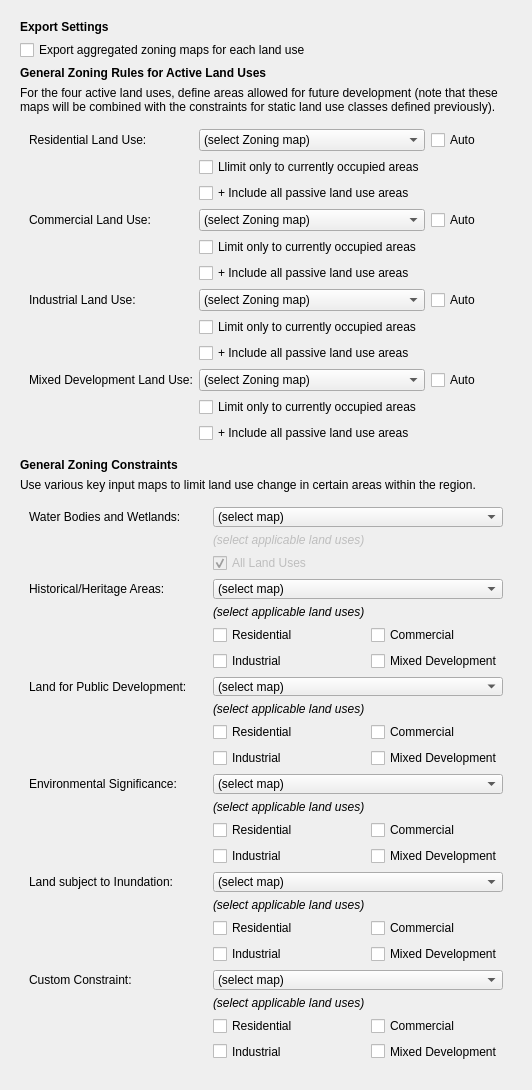
                <widget class="QWidget" name="inputs_contents_2">
                 <property name="geometry">
                  <rect>
                   <x>0</x>
                   <y>0</y>
                   <width>484</width>
                   <height>1008</height>
                  </rect>
                 </property>
                 <layout class="QVBoxLayout" name="verticalLayout_13">
                  <item>
                   <layout class="QVBoxLayout" name="verticalLayout_27">
                    <property name="leftMargin">
                     <number>9</number>
                    </property>
                    <property name="topMargin">
                     <number>9</number>
                    </property>
                    <property name="rightMargin">
                     <number>9</number>
                    </property>
                    <property name="bottomMargin">
                     <number>9</number>
                    </property>
                    <item>
                     <widget class="QLabel" name="zoning_general_title">
                      <property name="text">
                       <string>&lt;html&gt;&lt;head/&gt;&lt;body&gt;&lt;p&gt;&lt;span style=&quot; font-weight:600;&quot;&gt;Export Settings&lt;/span&gt;&lt;/p&gt;&lt;/body&gt;&lt;/html&gt;</string>
                      </property>
                     </widget>
                    </item>
                    <item>
                     <widget class="QCheckBox" name="zoning_export">
                      <property name="text">
                       <string>Export aggregated zoning maps for each land use</string>
                      </property>
                     </widget>
                    </item>
                    <item>
                     <widget class="QLabel" name="zoning_rules_title">
                      <property name="text">
                       <string>&lt;html&gt;&lt;head/&gt;&lt;body&gt;&lt;p&gt;&lt;span style=&quot; font-weight:600;&quot;&gt;General Zoning Rules for Active Land Uses&lt;/span&gt;&lt;/p&gt;&lt;/body&gt;&lt;/html&gt;</string>
                      </property>
                     </widget>
                    </item>
                    <item>
                     <widget class="QLabel" name="zoning_rules_lbl">
                      <property name="text">
                       <string>For the four active land uses, define areas allowed for future development (note that these maps will be combined with the constraints for static land use classes defined previously).</string>
                      </property>
                      <property name="wordWrap">
                       <bool>true</bool>
                      </property>
                     </widget>
                    </item>
                    <item>
                     <widget class="QWidget" name="zoning_rules_widget" native="true">
                      <layout class="QGridLayout" name="gridLayout_10">
                       <item row="4" column="2">
                        <widget class="QCheckBox" name="zoning_rules_comauto">
                         <property name="text">
                          <string>Auto</string>
                         </property>
                        </widget>
                       </item>
                       <item row="0" column="0">
                        <widget class="QLabel" name="zoning_rules_lbl2">
                         <property name="text">
                          <string>Residential Land Use:</string>
                         </property>
                        </widget>
                       </item>
                       <item row="10" column="2">
                        <widget class="QCheckBox" name="zoning_rules_officesauto">
                         <property name="text">
                          <string>Auto</string>
                         </property>
                        </widget>
                       </item>
                       <item row="6" column="1">
                        <widget class="QCheckBox" name="zoning_rules_compassive">
                         <property name="text">
                          <string>+ Include all passive land use areas</string>
                         </property>
                        </widget>
                       </item>
                       <item row="3" column="1">
                        <widget class="QCheckBox" name="zoning_rules_respassive">
                         <property name="text">
                          <string>+ Include all passive land use areas</string>
                         </property>
                        </widget>
                       </item>
                       <item row="9" column="1">
                        <widget class="QCheckBox" name="zoning_rules_indpassive">
                         <property name="text">
                          <string>+ Include all passive land use areas</string>
                         </property>
                        </widget>
                       </item>
                       <item row="7" column="2">
                        <widget class="QCheckBox" name="zoning_rules_indauto">
                         <property name="text">
                          <string>Auto</string>
                         </property>
                        </widget>
                       </item>
                       <item row="5" column="1">
                        <widget class="QCheckBox" name="zoning_rules_comlimit">
                         <property name="text">
                          <string>Limit only to currently occupied areas</string>
                         </property>
                        </widget>
                       </item>
                       <item row="11" column="1">
                        <widget class="QCheckBox" name="zoning_rules_officeslimit">
                         <property name="text">
                          <string>Limit only to currently occupied areas</string>
                         </property>
                        </widget>
                       </item>
                       <item row="2" column="1">
                        <widget class="QCheckBox" name="zoning_rules_reslimit">
                         <property name="text">
                          <string>Llimit only to currently occupied areas</string>
                         </property>
                        </widget>
                       </item>
                       <item row="8" column="1">
                        <widget class="QCheckBox" name="zoning_rules_indlimit">
                         <property name="text">
                          <string>Limit only to currently occupied areas</string>
                         </property>
                        </widget>
                       </item>
                       <item row="7" column="0">
                        <widget class="QLabel" name="zoning_rules_lbl4">
                         <property name="text">
                          <string>Industrial Land Use:</string>
                         </property>
                        </widget>
                       </item>
                       <item row="4" column="1">
                        <widget class="QComboBox" name="zoning_rules_comcombo">
                         <item>
                          <property name="text">
                           <string>(select Zoning map)</string>
                          </property>
                         </item>
                        </widget>
                       </item>
                       <item row="0" column="2">
                        <widget class="QCheckBox" name="zoning_rules_resauto">
                         <property name="text">
                          <string>Auto</string>
                         </property>
                        </widget>
                       </item>
                       <item row="10" column="1">
                        <widget class="QComboBox" name="zoning_rules_officescombo">
                         <item>
                          <property name="text">
                           <string>(select Zoning map)</string>
                          </property>
                         </item>
                        </widget>
                       </item>
                       <item row="7" column="1">
                        <widget class="QComboBox" name="zoning_rules_indcombo">
                         <item>
                          <property name="text">
                           <string>(select Zoning map)</string>
                          </property>
                         </item>
                        </widget>
                       </item>
                       <item row="12" column="1">
                        <widget class="QCheckBox" name="zoning_rules_officespassive">
                         <property name="text">
                          <string>+ Include all passive land use areas</string>
                         </property>
                        </widget>
                       </item>
                       <item row="4" column="0">
                        <widget class="QLabel" name="zoning_rules_lbl3">
                         <property name="text">
                          <string>Commercial Land Use:</string>
                         </property>
                        </widget>
                       </item>
                       <item row="10" column="0">
                        <widget class="QLabel" name="zoning_rules_lbl5">
                         <property name="text">
                          <string>Mixed Development Land Use:</string>
                         </property>
                        </widget>
                       </item>
                       <item row="0" column="1">
                        <widget class="QComboBox" name="zoning_rules_rescombo">
                         <item>
                          <property name="text">
                           <string>(select Zoning map)</string>
                          </property>
                         </item>
                        </widget>
                       </item>
                      </layout>
                     </widget>
                    </item>
                    <item>
                     <widget class="QLabel" name="zoning_constraints_title">
                      <property name="text">
                       <string>&lt;html&gt;&lt;head/&gt;&lt;body&gt;&lt;p&gt;&lt;span style=&quot; font-weight:600;&quot;&gt;General Zoning Constraints&lt;/span&gt;&lt;/p&gt;&lt;/body&gt;&lt;/html&gt;</string>
                      </property>
                     </widget>
                    </item>
                    <item>
                     <widget class="QLabel" name="zoning_constraints_lbl">
                      <property name="text">
                       <string>Use various key input maps to limit land use change in certain areas within the region.</string>
                      </property>
                      <property name="wordWrap">
                       <bool>true</bool>
                      </property>
                     </widget>
                    </item>
                    <item>
                     <widget class="QWidget" name="zoning_constraints_widget" native="true">
                      <layout class="QGridLayout" name="gridLayout_19">
                       <item row="0" column="1">
                        <spacer name="horizontalSpacer_44">
                         <property name="orientation">
                          <enum>Qt::Horizontal</enum>
                         </property>
                         <property name="sizeType">
                          <enum>QSizePolicy::Fixed</enum>
                         </property>
                         <property name="sizeHint" stdset="0">
                          <size>
                           <width>20</width>
                           <height>20</height>
                          </size>
                         </property>
                        </spacer>
                       </item>
                       <item row="0" column="2" colspan="2">
                        <widget class="QComboBox" name="zoning_constraints_water_combo">
                         <item>
                          <property name="text">
                           <string>(select map)</string>
                          </property>
                         </item>
                        </widget>
                       </item>
                       <item row="0" column="0">
                        <widget class="QLabel" name="zoning_constraints_water">
                         <property name="text">
                          <string>Water Bodies and Wetlands:</string>
                         </property>
                        </widget>
                       </item>
                       <item row="1" column="2">
                        <widget class="QLabel" name="zoning_waterbodies_lbl">
                         <property name="enabled">
                          <bool>false</bool>
                         </property>
                         <property name="text">
                          <string>&lt;html&gt;&lt;head/&gt;&lt;body&gt;&lt;p&gt;&lt;span style=&quot; font-style:italic;&quot;&gt;(select applicable land uses)&lt;/span&gt;&lt;/p&gt;&lt;/body&gt;&lt;/html&gt;</string>
                         </property>
                        </widget>
                       </item>
                       <item row="24" column="3">
                        <widget class="QCheckBox" name="zoning_constraints_custom_com">
                         <property name="text">
                          <string>Commercial</string>
                         </property>
                        </widget>
                       </item>
                       <item row="12" column="2" colspan="2">
                        <widget class="QComboBox" name="zoning_constraints_enviro_combo">
                         <item>
                          <property name="text">
                           <string>(select map)</string>
                          </property>
                         </item>
                        </widget>
                       </item>
                       <item row="25" column="2">
                        <widget class="QCheckBox" name="zoning_constraints_custom_ind">
                         <property name="text">
                          <string>Industrial</string>
                         </property>
                        </widget>
                       </item>
                       <item row="18" column="0">
                        <widget class="QLabel" name="zoning_constraints_flood">
                         <property name="text">
                          <string>Land subject to Inundation:</string>
                         </property>
                        </widget>
                       </item>
                       <item row="25" column="3">
                        <widget class="QCheckBox" name="zoning_constraints_custom_orc">
                         <property name="text">
                          <string>Mixed Development</string>
                         </property>
                        </widget>
                       </item>
                       <item row="18" column="1">
                        <spacer name="horizontalSpacer_47">
                         <property name="orientation">
                          <enum>Qt::Horizontal</enum>
                         </property>
                         <property name="sizeType">
                          <enum>QSizePolicy::Fixed</enum>
                         </property>
                         <property name="sizeHint" stdset="0">
                          <size>
                           <width>20</width>
                           <height>20</height>
                          </size>
                         </property>
                        </spacer>
                       </item>
                       <item row="14" column="2">
                        <widget class="QCheckBox" name="zoning_constraints_enviro_res">
                         <property name="text">
                          <string>Residential</string>
                         </property>
                        </widget>
                       </item>
                       <item row="18" column="2" colspan="2">
                        <widget class="QComboBox" name="zoning_constraints_flood_combo">
                         <item>
                          <property name="text">
                           <string>(select map)</string>
                          </property>
                         </item>
                        </widget>
                       </item>
                       <item row="14" column="3">
                        <widget class="QCheckBox" name="zoning_constraints_enviro_com">
                         <property name="text">
                          <string>Commercial</string>
                         </property>
                        </widget>
                       </item>
                       <item row="15" column="3">
                        <widget class="QCheckBox" name="zoning_constraints_enviro_orc">
                         <property name="text">
                          <string>Mixed Development</string>
                         </property>
                        </widget>
                       </item>
                       <item row="22" column="0">
                        <widget class="QLabel" name="zoning_constraints_custom">
                         <property name="text">
                          <string>Custom Constraint:</string>
                         </property>
                        </widget>
                       </item>
                       <item row="20" column="2">
                        <widget class="QCheckBox" name="zoning_constraints_flood_res">
                         <property name="text">
                          <string>Residential</string>
                         </property>
                        </widget>
                       </item>
                       <item row="22" column="1">
                        <spacer name="horizontalSpacer_48">
                         <property name="orientation">
                          <enum>Qt::Horizontal</enum>
                         </property>
                         <property name="sizeType">
                          <enum>QSizePolicy::Fixed</enum>
                         </property>
                         <property name="sizeHint" stdset="0">
                          <size>
                           <width>20</width>
                           <height>20</height>
                          </size>
                         </property>
                        </spacer>
                       </item>
                       <item row="20" column="3">
                        <widget class="QCheckBox" name="zoning_constraints_flood_com">
                         <property name="text">
                          <string>Commercial</string>
                         </property>
                        </widget>
                       </item>
                       <item row="13" column="2">
                        <widget class="QLabel" name="zoning_constraints_enviro_lbl">
                         <property name="text">
                          <string>&lt;html&gt;&lt;head/&gt;&lt;body&gt;&lt;p&gt;&lt;span style=&quot; font-style:italic;&quot;&gt;(select applicable land uses)&lt;/span&gt;&lt;/p&gt;&lt;/body&gt;&lt;/html&gt;</string>
                         </property>
                        </widget>
                       </item>
                       <item row="15" column="2">
                        <widget class="QCheckBox" name="zoning_constraints_enviro_ind">
                         <property name="text">
                          <string>Industrial</string>
                         </property>
                        </widget>
                       </item>
                       <item row="22" column="2" colspan="2">
                        <widget class="QComboBox" name="zoning_constraints_custom_combo">
                         <item>
                          <property name="text">
                           <string>(select map)</string>
                          </property>
                         </item>
                        </widget>
                       </item>
                       <item row="21" column="2">
                        <widget class="QCheckBox" name="zoning_constraints_flood_ind">
                         <property name="text">
                          <string>Industrial</string>
                         </property>
                        </widget>
                       </item>
                       <item row="3" column="1">
                        <spacer name="horizontalSpacer_45">
                         <property name="orientation">
                          <enum>Qt::Horizontal</enum>
                         </property>
                         <property name="sizeType">
                          <enum>QSizePolicy::Fixed</enum>
                         </property>
                         <property name="sizeHint" stdset="0">
                          <size>
                           <width>20</width>
                           <height>20</height>
                          </size>
                         </property>
                        </spacer>
                       </item>
                       <item row="19" column="2">
                        <widget class="QLabel" name="zoning_constraints_flood_lbl">
                         <property name="text">
                          <string>&lt;html&gt;&lt;head/&gt;&lt;body&gt;&lt;p&gt;&lt;span style=&quot; font-style:italic;&quot;&gt;(select applicable land uses)&lt;/span&gt;&lt;/p&gt;&lt;/body&gt;&lt;/html&gt;</string>
                         </property>
                        </widget>
                       </item>
                       <item row="21" column="3">
                        <widget class="QCheckBox" name="zoning_constraints_flood_orc">
                         <property name="text">
                          <string>Mixed Development</string>
                         </property>
                        </widget>
                       </item>
                       <item row="23" column="2">
                        <widget class="QLabel" name="zoning_constraints_custom_lbl">
                         <property name="text">
                          <string>&lt;html&gt;&lt;head/&gt;&lt;body&gt;&lt;p&gt;&lt;span style=&quot; font-style:italic;&quot;&gt;(select applicable land uses)&lt;/span&gt;&lt;/p&gt;&lt;/body&gt;&lt;/html&gt;</string>
                         </property>
                        </widget>
                       </item>
                       <item row="12" column="0">
                        <widget class="QLabel" name="zoning_constraints_enviro">
                         <property name="text">
                          <string>Environmental Significance:</string>
                         </property>
                        </widget>
                       </item>
                       <item row="24" column="2">
                        <widget class="QCheckBox" name="zoning_constraints_custom_res">
                         <property name="text">
                          <string>Residential</string>
                         </property>
                        </widget>
                       </item>
                       <item row="12" column="1">
                        <spacer name="horizontalSpacer_46">
                         <property name="orientation">
                          <enum>Qt::Horizontal</enum>
                         </property>
                         <property name="sizeType">
                          <enum>QSizePolicy::Fixed</enum>
                         </property>
                         <property name="sizeHint" stdset="0">
                          <size>
                           <width>20</width>
                           <height>20</height>
                          </size>
                         </property>
                        </spacer>
                       </item>
                       <item row="3" column="0">
                        <widget class="QLabel" name="zoning_constraints_heritage">
                         <property name="text">
                          <string>Historical/Heritage Areas:</string>
                         </property>
                        </widget>
                       </item>
                       <item row="3" column="2" colspan="2">
                        <widget class="QComboBox" name="zoning_constraints_heritage_combo">
                         <item>
                          <property name="text">
                           <string>(select map)</string>
                          </property>
                         </item>
                        </widget>
                       </item>
                       <item row="7" column="3">
                        <widget class="QCheckBox" name="zoning_constraints_heritage_orc">
                         <property name="text">
                          <string>Mixed Development</string>
                         </property>
                        </widget>
                       </item>
                       <item row="8" column="0">
                        <widget class="QLabel" name="zoning_constraints_public">
                         <property name="text">
                          <string>Land for Public Development:</string>
                         </property>
                        </widget>
                       </item>
                       <item row="9" column="2">
                        <widget class="QLabel" name="zoning_constraints_public_lbl">
                         <property name="text">
                          <string>&lt;html&gt;&lt;head/&gt;&lt;body&gt;&lt;p&gt;&lt;span style=&quot; font-style:italic;&quot;&gt;(select applicable land uses)&lt;/span&gt;&lt;/p&gt;&lt;/body&gt;&lt;/html&gt;</string>
                         </property>
                        </widget>
                       </item>
                       <item row="8" column="1">
                        <spacer name="horizontalSpacer_49">
                         <property name="orientation">
                          <enum>Qt::Horizontal</enum>
                         </property>
                         <property name="sizeType">
                          <enum>QSizePolicy::Fixed</enum>
                         </property>
                         <property name="sizeHint" stdset="0">
                          <size>
                           <width>20</width>
                           <height>20</height>
                          </size>
                         </property>
                        </spacer>
                       </item>
                       <item row="5" column="2">
                        <widget class="QLabel" name="zoning_constraints_heritage_lbl">
                         <property name="text">
                          <string>&lt;html&gt;&lt;head/&gt;&lt;body&gt;&lt;p&gt;&lt;span style=&quot; font-style:italic;&quot;&gt;(select applicable land uses)&lt;/span&gt;&lt;/p&gt;&lt;/body&gt;&lt;/html&gt;</string>
                         </property>
                        </widget>
                       </item>
                       <item row="8" column="2" colspan="2">
                        <widget class="QComboBox" name="zoning_constraints_public_combo">
                         <item>
                          <property name="text">
                           <string>(select map)</string>
                          </property>
                         </item>
                        </widget>
                       </item>
                       <item row="10" column="2">
                        <widget class="QCheckBox" name="zoning_constraints_public_res">
                         <property name="text">
                          <string>Residential</string>
                         </property>
                        </widget>
                       </item>
                       <item row="6" column="2">
                        <widget class="QCheckBox" name="zoning_constraints_heritage_res">
                         <property name="text">
                          <string>Residential</string>
                         </property>
                        </widget>
                       </item>
                       <item row="6" column="3">
                        <widget class="QCheckBox" name="zoning_constraints_heritage_com">
                         <property name="text">
                          <string>Commercial</string>
                         </property>
                        </widget>
                       </item>
                       <item row="10" column="3">
                        <widget class="QCheckBox" name="zoning_constraints_public_com">
                         <property name="text">
                          <string>Commercial</string>
                         </property>
                        </widget>
                       </item>
                       <item row="7" column="2">
                        <widget class="QCheckBox" name="zoning_constraints_heritage_ind">
                         <property name="text">
                          <string>Industrial</string>
                         </property>
                        </widget>
                       </item>
                       <item row="2" column="2">
                        <widget class="QCheckBox" name="zoning_waterbodies_check">
                         <property name="enabled">
                          <bool>false</bool>
                         </property>
                         <property name="text">
                          <string>All Land Uses</string>
                         </property>
                         <property name="checked">
                          <bool>true</bool>
                         </property>
                        </widget>
                       </item>
                       <item row="11" column="2">
                        <widget class="QCheckBox" name="zoning_constraints_public_ind">
                         <property name="text">
                          <string>Industrial</string>
                         </property>
                        </widget>
                       </item>
                       <item row="11" column="3">
                        <widget class="QCheckBox" name="zoning_constraints_public_orc">
                         <property name="text">
                          <string>Mixed Development</string>
                         </property>
                        </widget>
                       </item>
                      </layout>
                     </widget>
                    </item>
                   </layout>
                  </item>
                 </layout>
                </widget>
